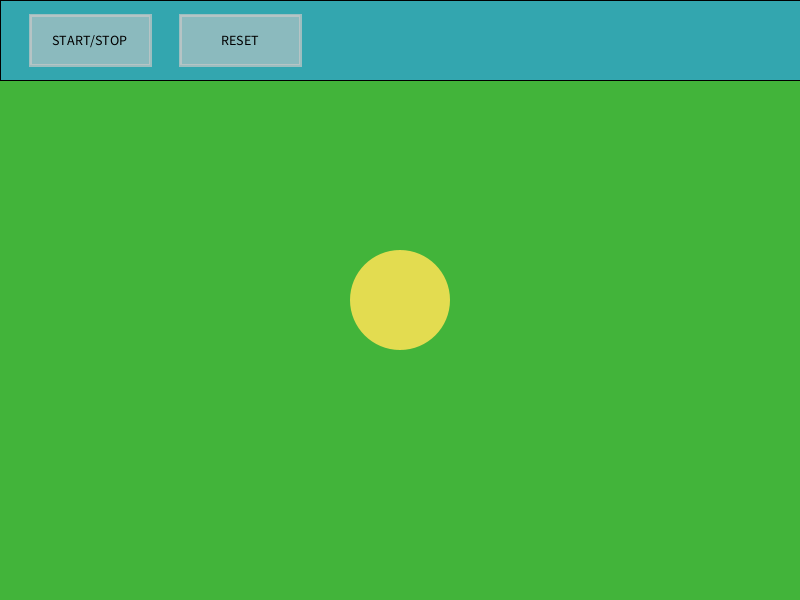
Frame 1 (no input)
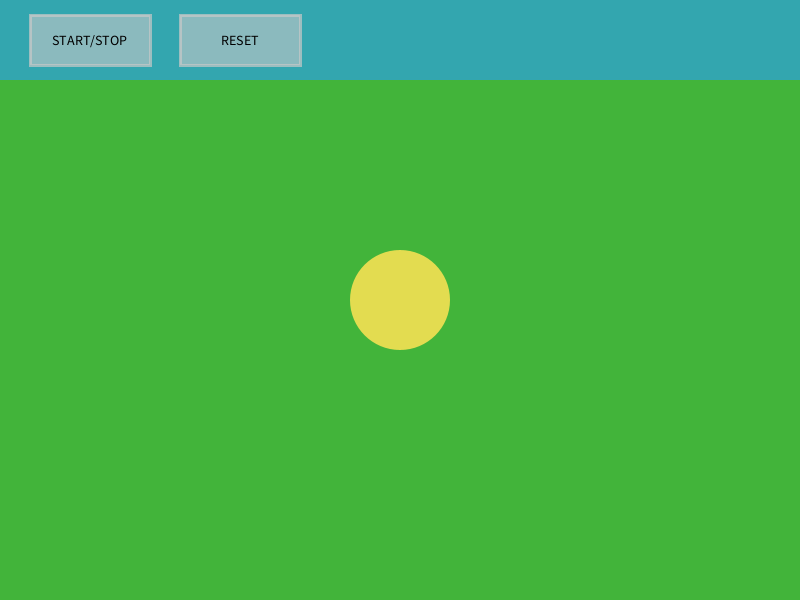
Frame 60 (the mouse pressed at the canvas centre just before this capture)
Frame 120 (the mouse held since frame 60 and released just before this capture): identical to frame 60, image omitted

The Processing sketch that drew these frames (run headless with seeded random() and noise(); from frame 60 on, the mouse is pressed at the canvas centre):

// Processing sketch: processing_165500
// ── processing_165500.pde

float xCenter, yCenter;
float xVel, yVel;
float radius;
int barHeight;
int buttonWidth, buttonHeight;


boolean isOn;  //only two values: true or false


void setup(){
  size(800, 600);
  radius = 50;
  xCenter = width/2;
  yCenter = height/2;
  xVel = 4;
  yVel = 5;
  isOn = false;  //initially the circle will not move (the switch is OFF)
  barHeight = 80;
  buttonWidth = 120;
  buttonHeight = 50;
 
  
 

}

void draw(){
  
  background(#42B43A);
  
  rectMode(CORNER);
  fill(#33A6AF);
  rect(0, 0, width, barHeight);
  
  rectMode(CENTER);
  fill(200, 150);
  strokeWeight(3);
  stroke(200, 180);
  rect(30 + buttonWidth/2, barHeight/2, buttonWidth, buttonHeight);
  rect(2 * 30 + buttonWidth/2 + buttonWidth, barHeight/2, buttonWidth, buttonHeight);
  
  textAlign(CENTER, CENTER);
  fill(0);
  textSize(14);
  text("START/STOP", 30 + buttonWidth/2, barHeight/2);
  text("RESET", 2 * 30 + buttonWidth/2 + buttonWidth, barHeight/2);
  
  if(isOn){
    if(xCenter < radius || xCenter > width - radius){
      xVel = -xVel;
    }
    if(yCenter < radius + barHeight || yCenter > height - radius){
      yVel = -yVel;
    }
    
    xCenter += xVel;  // xCenter = xCenter + xVel;
    yCenter += yVel;
  }
    
  pushMatrix();
    translate(xCenter, yCenter);
    fill(#E3DC50);
    noStroke();
    ellipse(0, 0, 2 * radius, 2 * radius);
  popMatrix();

}

void mouseClicked(){
  
  if(mouseX > 30 && mouseX < 30 + buttonWidth && mouseY > barHeight/2 - buttonHeight/2 && mouseY < barHeight/2 + buttonHeight/2){
    isOn = !isOn; // !isOn gives the opposite of isOn
  }else if(mouseX > 2 * 30 + buttonWidth && mouseX < 2 * 30 + 2 * buttonWidth && mouseY > barHeight/2 - buttonHeight/2 && mouseY < barHeight/2 + buttonHeight/2){
    xCenter = random(radius, width - radius);
    yCenter = random(radius + barHeight, height - radius);
    xVel = random(-5, 5);
    yVel = random(-5, 5);
  }
}

void keyPressed(){
  if(key == 'd'){
    xVel++;
  }else if(key == 'a'){
    xVel--;
  }else if(key == 'w'){
    yVel--;
  }else if(key == 's'){
    yVel++;
  }
}
